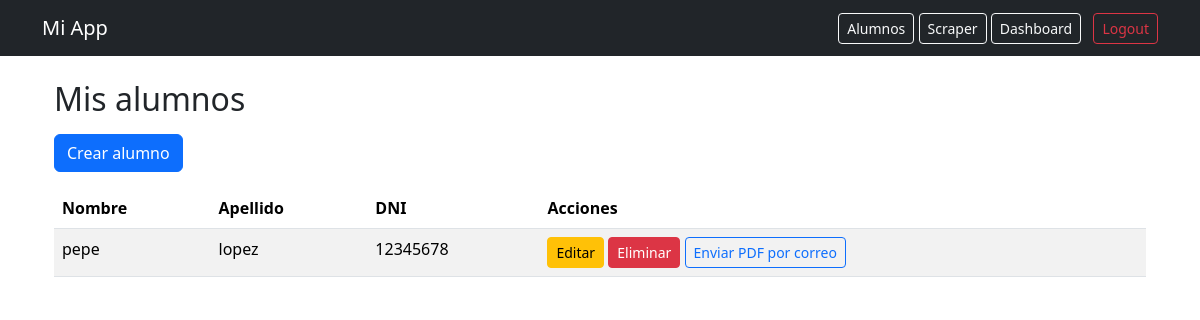
/alumnos/ (signed in), run on an earlier commit of the app's database.
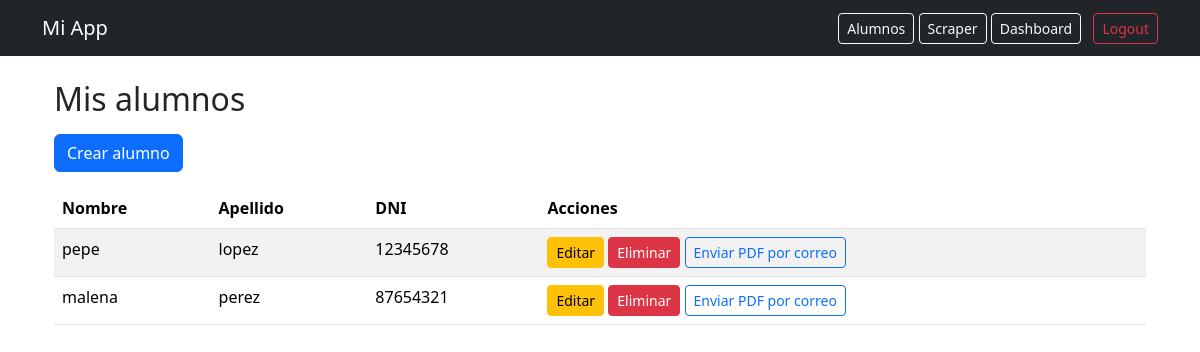
And on a later commit of the database.
### alumnos/models.py (models this page shows, shortened)
class Alumno(models.Model):
    user = models.ForeignKey(settings.AUTH_USER_MODEL, on_delete=models.CASCADE)
    nombre = models.CharField(max_length=100)
    apellido = models.CharField(max_length=100)
    dni = models.CharField(max_length=20)
    creado = models.DateTimeField(auto_now_add=True)

### alumnos/views.py (the view)
# urls.py: path("", views.alumno_list, name="list"),
@login_required
def alumno_list(request):
    alumnos = Alumno.objects.filter(user=request.user)
    return render(request, "alumnos/list.html", {"alumnos": alumnos})

### alumnos/templates/alumnos/list.html
{% extends 'base.html' %}
{% block content %}
<div class="container mt-4">
    <h2 class="mb-3">Mis alumnos</h2>
    <a href="{% url 'alumnos:create' %}" class="btn btn-primary mb-3">
        Crear alumno
    </a>
    <table class="table table-striped">
        <thead>
            <tr>
                <th>Nombre</th>
                <th>Apellido</th>
                <th>DNI</th>
                <th>Acciones</th>
            </tr>
        </thead>
        <tbody>
            {% for alumno in alumnos %}
                <tr>
                    <td>{{ alumno.nombre }}</td>
                    <td>{{ alumno.apellido }}</td>
                    <td>{{ alumno.dni }}</td>
                    <td>
                        <a href="{% url 'alumnos:edit' alumno.pk %}" class="btn btn-sm btn-warning">Editar</a>
                        <a href="{% url 'alumnos:delete' alumno.pk %}" class="btn btn-sm btn-danger">Eliminar</a>
                        <a href="{% url 'alumnos:enviar_pdf' alumno.pk %}" class="btn btn-outline-primary btn-sm">Enviar PDF por correo</a>
                    </td>
                </tr>
            {% empty %}
                <tr>
                    <td colspan="4">Todavía no tenés alumnos creados.</td>
                </tr>
            {% endfor %}
        </tbody>
    </table>
</div>
{% endblock %}

### templates/base.html (shortened to what this page needs)
<!DOCTYPE html>
<html lang="es">
<head>
    <link href="https://cdn.jsdelivr.net/npm/bootstrap@5.3.2/dist/css/bootstrap.min.css" rel="stylesheet">
</head>
<body>
<nav class="navbar navbar-dark bg-dark navbar-expand-lg">
    <div class="container">
        <a class="navbar-brand" href="{% url 'users:home' %}">Mi App</a>
        <div>
            {% if user.is_authenticated %}
                <a href="{% url 'alumnos:list' %}" class="btn btn-outline-light btn-sm">Alumnos</a>
                <a href="{% url 'scraper:buscar' %}" class="btn btn-outline-light btn-sm">Scraper</a>
                <a href="{% url 'users:dashboard' %}" class="btn btn-outline-light btn-sm">Dashboard</a>
                <a href="{% url 'users:logout' %}" class="btn btn-outline-danger btn-sm ms-2">Logout</a>
            {% else %}
                <a href="{% url 'users:login' %}" class="btn btn-outline-light btn-sm">Login</a>
                <a href="{% url 'users:register' %}" class="btn btn-outline-success btn-sm ms-2">Registrarse</a>
            {% endif %}
        </div>
    </div>
</nav>
<div class="container mt-4">
    {% block content %}
    {% endblock %}
</div>
</body>
</html>

What changed in the data, as far as the page shows it:
added Alumno: nombre "malena", apellido "perez", dni "87654321"
